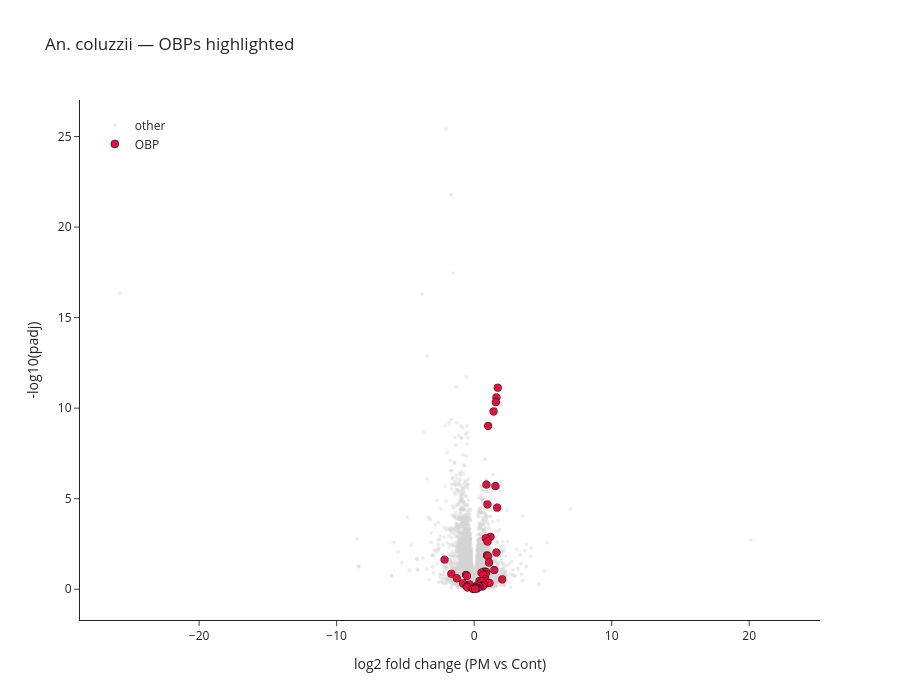

The code cell stored with this chart in its notebook:
### Code cell
fig_obp = volcano_highlight(col, obp_col_sorted, "An. coluzzii — OBPs highlighted", "OBP", "b1_volcano_obp_coluzzii")
fig_obp.show()

### Figure 1 — Plotly figure (JSON) as saved in the notebook; plotly's stock layout.template omitted (floating-point values rounded to 4 significant figures; data arrays with more than 128 entries replaced by an {"elided": "..."} marker saying what was removed)
{"data": [{"hoverinfo": "skip", "marker": {"color": "lightgrey", "opacity": 0.4, "size": 4}, "mode": "markers", "name": "other", "type": "scattergl", "x": {"elided": "13722 float values"}, "y": {"elided": "13722 float values"}}, {"customdata": {"elided": "74x2 mixed values"}, "hovertemplate": "<b>%{text}</b><br>GeneID: %{customdata[0]}<br>log2FC: %{x:.2f}<br>padj: %{customdata[1]:.2e}<extra></extra>", "marker": {"color": "crimson", "line": {"color": "black", "width": 0.5}, "size": 8}, "mode": "markers", "name": "OBP", "text": ["OBP5", "AGAP029062", "OBP3", "OBP4", "Obp48", "Obp66", "OBP2", "OBP7", "Obp71", "OBP22", "OBP20", "OBP47", "OBP56", "OBP6", "OBP13", "OBP43", "OBP49", "Obp69", "OBP19", "OBP50", "OBP29", "OBP32", "OBP15", "D7L2", "OBP54", "D7L1", "OBP33", "Obp72", "Obp62", "OBP57", "OBP53", "AGAP012867", "OBP24", "Or2", "OBP26", "OBP46", "Or10", "OBP9", "OBP8", "OBP34", "OBP51", "OBP23", "OBP52", "OBP25", "OBP12", "OBP11", "OBP10", "Or1", "OBP55", "OBP28", "OBP21", "OBP45", "OBP35", "OBP36", "OBP37", "OBP14", "OBP39", "OBP40", "OBP41", "Obp63", "Obp64", "Obp70", "Or9", "Or65", "OBP42", "OBP44", "Obp31", "AGAP011647", "Obp67", "OBP27", "Obp68", "Obp68", "Obp67", "Obp69"], "type": "scattergl", "x": [1.715, 1.613, 1.576, 1.418, 1.018, 0.8876, 1.542, 0.9586, 1.674, 1.18, 0.8394, 0.9675, 1.614, 0.9345, 1.015, -2.151, 1.08, 1.466, 0.7569, 0.8809, 0.5323, -1.664, 0.8164, -0.5903, 0.6577, -0.5244, -1.263, 2.04, 0.8114, 0.3856, 0.775, 0.5398, 1.107, -0.8035, -0.3338, 0.3557, 0.7084, 0.1924, 0.596, 0.3721, 0.3608, -0.54, -0.5352, 0.1285, -0.4977, 0.2478, 0.07592, 0.226, 0.145, -0.1155, -0.03651, 0.06995, -3.351, -0.7053, 0.0, -2.976, -4.246, -2.793, 1.529, -1.424, 0.0, -0.4615, -0.1636, 1.313, 2.988, 2.565, -2.671, -1.395, -0.4981, 1.256, 0.4416, -2.067, 0.7374, -1.929], "y": [11.13, 10.6, 10.33, 9.824, 9.024, 5.781, 5.697, 4.69, 4.506, 2.892, 2.819, 2.631, 2.028, 1.876, 1.821, 1.633, 1.473, 1.06, 0.9848, 0.95, 0.9205, 0.8573, 0.8238, 0.7957, 0.7956, 0.7355, 0.6063, 0.5485, 0.5457, 0.455, 0.4493, 0.4308, 0.3442, 0.3264, 0.2684, 0.2446, 0.2382, 0.1948, 0.156, 0.1529, 0.1443, 0.144, 0.1327, 0.1056, 0.1036, 0.08295, 0.04809, 0.04486, 0.03882, 0.0314, 0.01685, 0.0137, NaN, NaN, NaN, NaN, NaN, NaN, NaN, NaN, NaN, NaN, NaN, NaN, NaN, NaN, NaN, NaN, NaN, NaN, NaN, NaN, NaN, NaN]}], "layout": {"height": 700, "legend": {"x": 0.02, "y": 0.98}, "shapes": [{"line": {"color": "grey", "dash": "dash"}, "type": "line", "x0": 0, "x1": 1, "xref": "x domain", "y0": 1.301, "y1": 1.301, "yref": "y"}, {"line": {"color": "grey", "dash": "dot"}, "type": "line", "x0": 0, "x1": 0, "xref": "x", "y0": 0, "y1": 1, "yref": "y domain"}], "title": {"text": "An. coluzzii — OBPs highlighted"}, "width": 900, "xaxis": {"title": {"text": "log2 fold change (PM vs Cont)"}}, "yaxis": {"title": {"text": "-log10(padj)"}}}}
